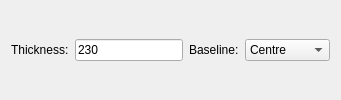
<?xml version="1.0" encoding="UTF-8"?>
<ui version="4.0">
 <class>Wall</class>
 <widget class="QWidget" name="Wall">
  <layout class="QHBoxLayout">
   <item>
    <widget class="QLabel" name="ThicknessLabel">
     <property name="text"><string>Thickness:</string></property>
     <property name="buddy"><cstring>Thickness</cstring></property>
    </widget>
   </item>
   <item>
    <widget class="QLineEdit" name="Thickness">
     <property name="toolTip"><string>Wall thickness. Plain numbers are mm; also 9in, 9", 0.75ft, 23cm</string></property>
     <property name="text"><string notr="true">230</string></property>
     <property name="minimumSize"><size><width>80</width><height>0</height></size></property>
    </widget>
   </item>
   <item>
    <widget class="QLabel" name="JustificationLabel">
     <property name="text"><string>Baseline:</string></property>
     <property name="buddy"><cstring>Justification</cstring></property>
    </widget>
   </item>
   <item>
    <widget class="QComboBox" name="Justification">
     <item><property name="text"><string>Centre</string></property></item>
     <item><property name="text"><string>Left face</string></property></item>
     <item><property name="text"><string>Right face</string></property></item>
    </widget>
   </item>
  </layout>
 </widget>
 <resources/>
 <connections/>
</ui>
